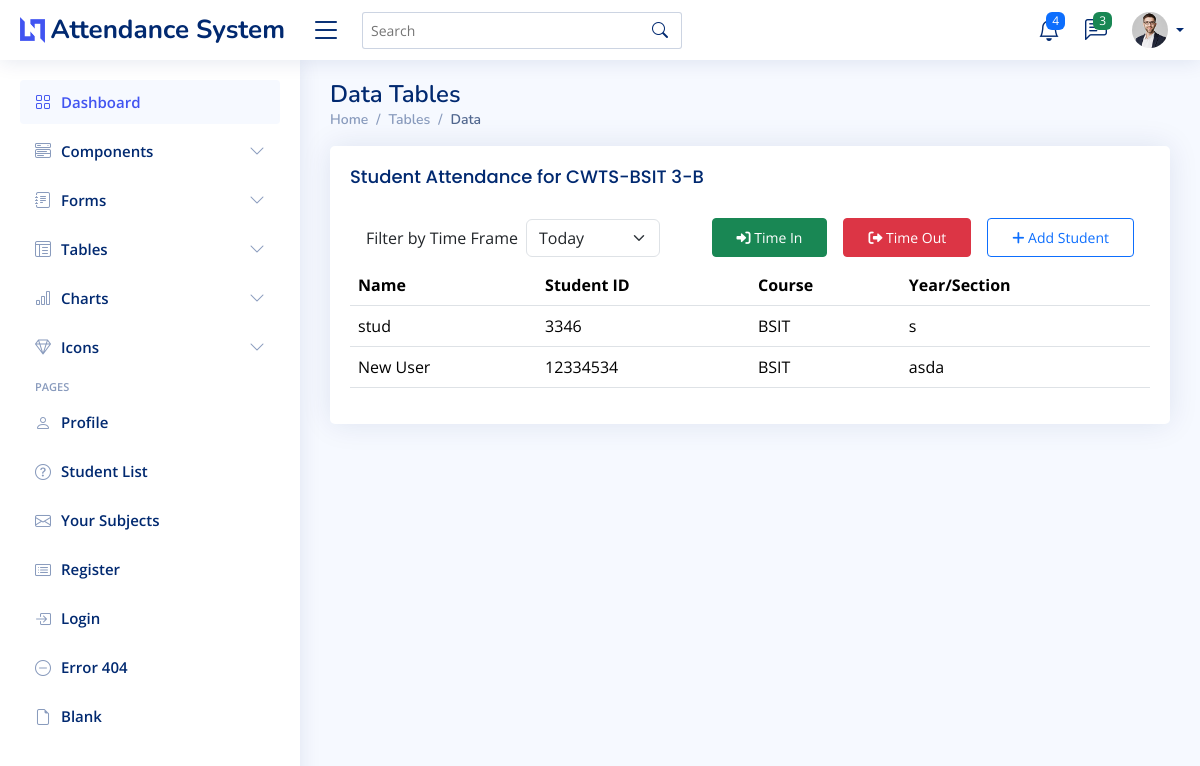
/student-attendance/13/, run on the app's committed database.
### myapp/models.py (models this page shows, shortened)
class Subject(models.Model):
    name = models.CharField(max_length=100)
    description = models.TextField(blank=True, null=True)
    course_year_section = models.CharField(max_length=100, default="default_course_year_section")
    teacher = models.ForeignKey(Teacher, on_delete=models.CASCADE, related_name="subjects")
    created_at = models.DateTimeField(auto_now_add=True)

class Student(models.Model):
    username = models.CharField(max_length=255, unique=True, default="default_username")
    student_id = models.CharField(max_length=50, unique=True)
    full_name = models.CharField(max_length=255)
    course = models.CharField(max_length=100)
    year_section = models.CharField(max_length=50, blank=True, null=True)
    email = models.EmailField(unique=True, blank=True, null=True)
    password = models.CharField(max_length=255)
    subjects = models.ManyToManyField(Subject, related_name="students")
    created_at = models.DateTimeField(auto_now_add=True)

### myapp/views.py (the view, shortened to what this page needs)
# urls.py: path('student-attendance/<int:id>/', views.student_attendance, name='student-attendance'),
def student_attendance(request, id):
    subject = get_object_or_404(Subject, id=id)
    assigned_students = subject.students.all()
    available_students = Student.objects.exclude(id__in=assigned_students.values_list('id', flat=True))
    return render(request, 'myapp/student_attendance.html', {
        'assigned_students': assigned_students,
        'available_students': available_students,
        'subject': subject
    })

### myapp/templates/myapp/student_attendance.html (shortened to what this page needs)
{% extends 'myapp/base.html' %}
{% load static %}
{% block content %}
<main id="main" class="main">
  <div class="pagetitle">
    <h1>Data Tables</h1>
    <nav>
      <ol class="breadcrumb">
        <li class="breadcrumb-item"><a href="index.html">Home</a></li>
        <li class="breadcrumb-item">Tables</li>
        <li class="breadcrumb-item active">Data</li>
      </ol>
    </nav>
  </div>
  <section class="section">
    <div class="row">
      <div class="col-lg-12">
        <div class="card">
          <div class="card-body">
            <h5 class="card-title">Student Attendance for {{subject.name}}-{{subject.course_year_section}}</h5>
    <div class="d-flex flex-column flex-lg-row justify-content-between align-items-center gap-3 py-2 px-3">
      <div class="d-flex flex-column flex-md-row align-items-center gap-2">
          <label for="timeframe" class="form-label mb-0">Filter by Time Frame</label>
          <select class="form-select w-auto" id="timeframe">
              <option value="today">Today</option>
          </select>
      </div>
      <div class="d-flex flex-column flex-md-row gap-3">
          <button type="button" class="btn btn-success btn-sm px-4 py-2" id="startLogin">
              <i class="fa-solid fa-sign-in-alt"></i> Time In
          </button>
          <button type="button" class="btn btn-danger btn-sm px-4 py-2" id="startLogout">
              <i class="fa-solid fa-sign-out-alt"></i> Time Out
          </button>
          <button type="button" class="btn btn-outline-primary btn-sm px-4 py-2" data-bs-toggle="modal" data-bs-target="#addStudentModal">
              <i class="fa-solid fa-plus"></i> Add Student
          </button>
      </div>
    </div>
        <div class="table-responsive">
          <table class="table datatable">
            <thead>
              <tr>
                <th>Name</th>
                <th>Student ID</th>
                <th>Course</th>
                <th>Year/Section</th>
              </tr>
            </thead>
            <tbody>
              {% for student in assigned_students %}
                <tr>
                  <td>{{ student.full_name }}</td>
                  <td>{{ student.student_id }}</td>
                  <td>{{ student.course }}</td>
                  <td>{{ student.year_section }}</td>
                </tr>
              {% endfor %}
            </tbody>
          </table>
        </div>
      </div>
    </div>
  </div>
</div>
</section>
</main>
{% endblock %}

### static/assets/css/style.css (style rules this page uses)
:root { scroll-behavior: smooth; }
body { font-family: "Open Sans", sans-serif; background: #f6f9ff; color: #444444; }
h1, h2, h3, h4, h5, h6 { font-family: "Nunito", sans-serif; }
#main { margin-top: 60px; padding: 20px 30px; transition: all 0.3s; }
.pagetitle { margin-bottom: 10px; }
.pagetitle h1 { font-size: 24px; margin-bottom: 0; font-weight: 600; color: #012970; }
.card { margin-bottom: 30px; border: none; border-radius: 5px; box-shadow: 0px 0 30px rgba(1, 41, 112, 0.1); }
.card-title { padding: 20px 0 15px 0; font-size: 18px; font-weight: 500; color: #012970; font-family: "Poppins", sans-serif; }
.card-body { padding: 0 20px 20px 20px; }
.breadcrumb { font-size: 14px; font-family: "Nunito", sans-serif; color: #899bbd; font-weight: 600; }
.breadcrumb a { color: #899bbd; transition: 0.3s; }
.breadcrumb .breadcrumb-item::before { color: #899bbd; }
.breadcrumb .active { color: #51678f; font-weight: 600; }
@media (min-width: 1200px) { #main, #footer { margin-left: 300px; } }

### data on the page
Subject: name "CWTS", course_year_section "BSIT 3-B"
Student: full_name "stud", student_id "3346", course "BSIT", year_section "s"
Student: full_name "New User", student_id "12334534", course "BSIT", year_section "asda"
